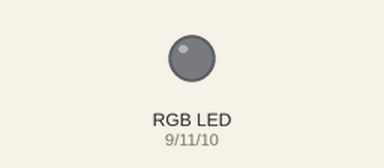
Simulated run of this sketch. Board: Arduino Uno, built with avr-gcc and run on an emulated ATmega328P. Parts: an RGB LED mixed from three pins (HIGH = lit). Dim RGB values are drawn brighter than linear; random numbers use the default seed unless the sketch sets one.

Above: at 0.15 s.
At 5.07 s:
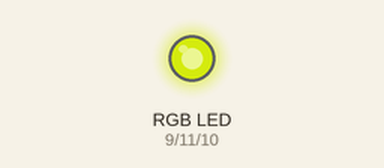
At 9.98 s:
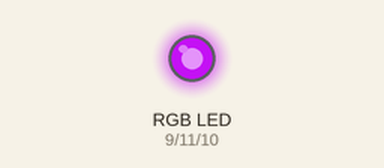
At 19.68 s:
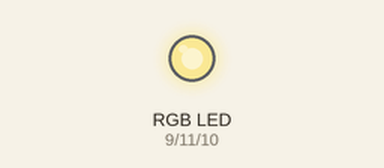
At 29.98 s:
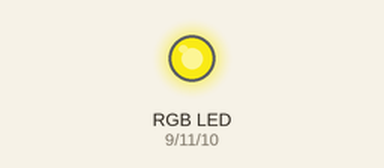
At 39.8 s:
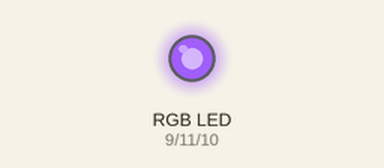
Timing chart, 0 to 40.0 s (numbered marks = the images above):
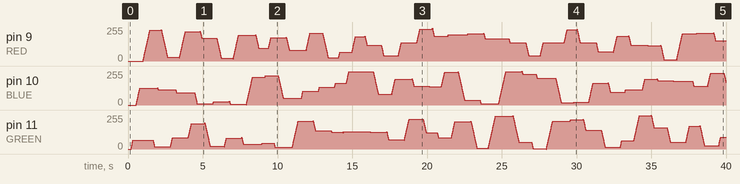

The sketch:

7b.ino
```cpp
#define RED 9
#define GREEN 11
#define BLUE 10

int speed = 5; // Скорость, с которой будет нарастать яркость
int r = 0;
int g = 0;
int b = 0;
int v;

void setup()
{
  pinMode(RED, OUTPUT);
  pinMode(GREEN, OUTPUT);
  pinMode(BLUE, OUTPUT);
  // Подключим генератор случайных чисел как уловитель шумов с пина 0
  randomSeed(analogRead(0));
}

// Процедура для плавного перелива. Указываем с какого значения до какого
//  увеличивать (или уменьшать) значение на 1.
void smooth(int pin, int from, int to) {
  // Будем изменять переменную from до тех пор, пока она не станет равной переменной to
  // Сделаем копию переменной from, назовем ее c и будем работать с ней
  int c = from;
  // У нас два варианта, бежим по нарастающей от 0 до 255
  if (from < to) {
    while (c < to) {
      analogWrite(pin, c);
      c += speed;
      delay(10);
    }
  // Или бежим по убывающей от 255 до 0
  } else {
    while (c > to) {
      analogWrite(pin, c);
      c -= speed;
      delay(10);
    }
  }
  // Ждем секунду для закрепления цвета
  delay(1000 / speed);
}

void loop()
{
  // Получаем случайный цвет для красного
  v = random(256);
  smooth(RED, r, v);
  r = v;
  // Получаем случайный цвет для зеленого
  v = random(256);
  smooth(GREEN, g, v);
  g = v;
  // Получаем случайный цвет для синего
  v = random(256);
  smooth(BLUE, b, v);
  b = v;
}
```
